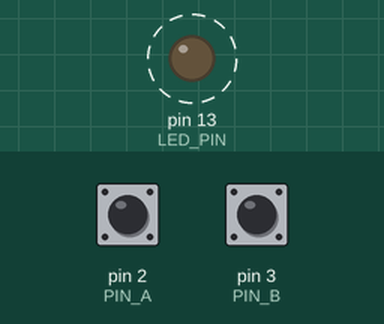
Recording of a sketch running on a simulated Arduino Uno, built with avr-gcc and run on an emulated ATmega328P. On the bench: output pins drawn as LEDs (lit = HIGH). Dashed ring = blinking. The inputs (shaded band) are chosen by the test bench; at power-on: pin 2 (PIN_A) HIGH, pin 3 (PIN_B) HIGH. What the sketch prints to the serial monitor is not drawn.

Above: at 0.5 s.
Timing chart, 0 to 4.7 s (numbered marks = the images above):
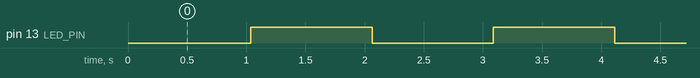

The sketch:

led-lotaly.ino
```cpp
#define PIN_A 2
#define PIN_B 3
// On-board LED (most Arduino boards)
#define LED_PIN 13
// Lookup table for rotary encoder state transitions
const int8_t ENCODER_TABLE[] = {0, -1, 1, 0, 1, 0, 0, -1, -1, 0, 0, 1, 0, 1, -1, 0};
volatile uint8_t statePinA = 1;
volatile uint8_t statePinB = 1;
volatile uint8_t State = 0; // 4-bit state history index
volatile long Count = 0;
// Blinking/speed measurement settings
const unsigned long SPEED_SAMPLE_MS = 20;       // how often we sample encoder to compute speed (shortened for faster response)
const unsigned long BLINK_MIN_MS = 20;          // fastest blink interval (shortened)
const unsigned long BLINK_MAX_MS = 1000;        // slowest blink interval
const unsigned long MAX_SPEED_FOR_MAP = 3000;   // steps per second that maps to fastest blink (increased for wider range)

// runtime state for blinking
unsigned long lastSpeedCalc = 0;
long lastCount = 0;
unsigned long currentBlinkInterval = BLINK_MAX_MS;
unsigned long lastBlinkToggle = 0;
bool ledState = LOW;

void setup() {
  pinMode(PIN_A, INPUT_PULLUP);
  pinMode(PIN_B, INPUT_PULLUP);
  pinMode(LED_PIN, OUTPUT);
  // Use digitalPinToInterrupt for portability
  attachInterrupt(digitalPinToInterrupt(PIN_A), ChangePinAB, CHANGE);
  attachInterrupt(digitalPinToInterrupt(PIN_B), ChangePinAB, CHANGE);
  Serial.begin(9600);
  // initialize speed sampling baseline
  lastSpeedCalc = millis();
  lastCount = update_value();
}

void loop() {
  unsigned long now = millis();

  // periodically calculate rotation speed (steps per second)
  if (now - lastSpeedCalc >= SPEED_SAMPLE_MS) {
    long cnt = update_value();
    long delta = cnt - lastCount;
    unsigned long elapsed = now - lastSpeedCalc;
    // steps per second (integer)
    unsigned long speedPerSec = (unsigned long)(abs(delta) * 1000UL / (elapsed ? elapsed : 1));
    lastCount = cnt;
    lastSpeedCalc = now;

    // map speed to blink interval (higher speed -> shorter interval)
    unsigned long mapped = map((unsigned long)speedPerSec, 0UL, MAX_SPEED_FOR_MAP, BLINK_MAX_MS, BLINK_MIN_MS);
    // constrain to allowed range
    if (mapped < BLINK_MIN_MS) mapped = BLINK_MIN_MS;
    if (mapped > BLINK_MAX_MS) mapped = BLINK_MAX_MS;
    currentBlinkInterval = mapped;

    // debug
    Serial.print("speed:"); Serial.print(speedPerSec);
    Serial.print(" cps, blink(ms):"); Serial.println(currentBlinkInterval);
  }

  // non-blocking blink according to currentBlinkInterval
  if (now - lastBlinkToggle >= currentBlinkInterval) {
    lastBlinkToggle = now;
    ledState = !ledState;
    digitalWrite(LED_PIN, ledState ? HIGH : LOW);
  }
}
void ChangePinAB(){
  // Read pins (0 or 1)
  statePinA = digitalRead(PIN_A) ? 1 : 0;
  statePinB = digitalRead(PIN_B) ? 1 : 0;
  // Build 4-bit index: previous two bits + current two bits
  State = ((State << 2) | (statePinA << 1) | statePinB) & 0x0F;
  Count += ENCODER_TABLE[State];
}
long update_value(){
  long value;
  noInterrupts();
  value = Count;
  interrupts();
  return value;
}
```

Measured:
- by itself, pin 13 (LED_PIN): alternates HIGH for 1.0 s and LOW for 1.0 s
